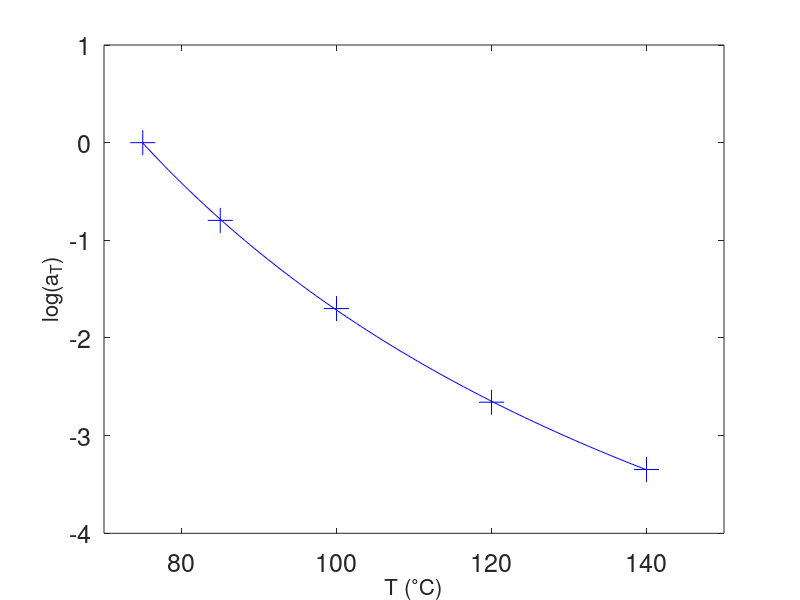

This chart was generated by the following MATLAB code:
t=[75 85 100 120 140];
at=[1 0.16 2e-2 2.2e-3 4.5e-4];
logat=log10(at);
set(0,'defaultaxesfontsize',18)
plot(t,logat,'b+','markersize',18)
xlabel('T (^{\circ}C)','fontsize',16)
ylabel('log(a_{T})','fontsize',16)
xlim([70 150])
ylim([-4 1])
parm(1)=0; % initial guess for T infinity
parm(2)=700;  % initial guess for B
parm(3)=logat(1)-parm(2)/(t(1)-parm(1));  % to force fit through first data point
vogel=@(parm,t) parm(3)+parm(2)./(t-parm(1));
yfit=lsqcurvefit(vogel,parm,t,logat);
xforplot=linspace(min(t),max(t),100);
yforplot=vogel(yfit,xforplot);
hold on
plot(xforplot,yforplot,'-b')
hold off



